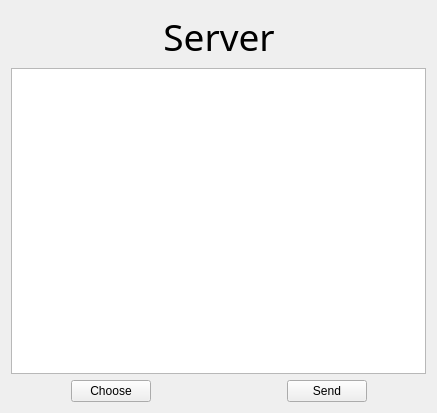
<?xml version="1.0" encoding="UTF-8"?>
<ui version="4.0">
 <class>ServerWidget</class>
 <widget class="QWidget" name="ServerWidget">
  <property name="geometry">
   <rect>
    <x>0</x>
    <y>0</y>
    <width>437</width>
    <height>413</height>
   </rect>
  </property>
  <property name="windowTitle">
   <string>ServerWidget</string>
  </property>
  <layout class="QGridLayout" name="gridLayout">
   <item row="0" column="0" colspan="3">
    <spacer name="horizontalSpacer">
     <property name="orientation">
      <enum>Qt::Horizontal</enum>
     </property>
     <property name="sizeHint" stdset="0">
      <size>
       <width>312</width>
       <height>20</height>
      </size>
     </property>
    </spacer>
   </item>
   <item row="0" column="3">
    <widget class="QLabel" name="label">
     <property name="font">
      <font>
       <family>微软雅黑</family>
       <pointsize>28</pointsize>
      </font>
     </property>
     <property name="text">
      <string>Server</string>
     </property>
     <property name="alignment">
      <set>Qt::AlignCenter</set>
     </property>
    </widget>
   </item>
   <item row="0" column="4" colspan="3">
    <spacer name="horizontalSpacer_2">
     <property name="orientation">
      <enum>Qt::Horizontal</enum>
     </property>
     <property name="sizeHint" stdset="0">
      <size>
       <width>311</width>
       <height>20</height>
      </size>
     </property>
    </spacer>
   </item>
   <item row="2" column="0">
    <spacer name="horizontalSpacer_4">
     <property name="orientation">
      <enum>Qt::Horizontal</enum>
     </property>
     <property name="sizeHint" stdset="0">
      <size>
       <width>207</width>
       <height>20</height>
      </size>
     </property>
    </spacer>
   </item>
   <item row="2" column="1">
    <widget class="QPushButton" name="buttonFile">
     <property name="text">
      <string>Choose</string>
     </property>
    </widget>
   </item>
   <item row="2" column="2" colspan="2">
    <spacer name="horizontalSpacer_3">
     <property name="orientation">
      <enum>Qt::Horizontal</enum>
     </property>
     <property name="sizeHint" stdset="0">
      <size>
       <width>144</width>
       <height>20</height>
      </size>
     </property>
    </spacer>
   </item>
   <item row="2" column="5">
    <widget class="QPushButton" name="buttonSend">
     <property name="text">
      <string>Send</string>
     </property>
    </widget>
   </item>
   <item row="2" column="6">
    <spacer name="horizontalSpacer_5">
     <property name="orientation">
      <enum>Qt::Horizontal</enum>
     </property>
     <property name="sizeHint" stdset="0">
      <size>
       <width>206</width>
       <height>20</height>
      </size>
     </property>
    </spacer>
   </item>
   <item row="1" column="0" colspan="7">
    <widget class="QTextEdit" name="textEdit"/>
   </item>
  </layout>
 </widget>
 <resources/>
 <connections/>
</ui>
